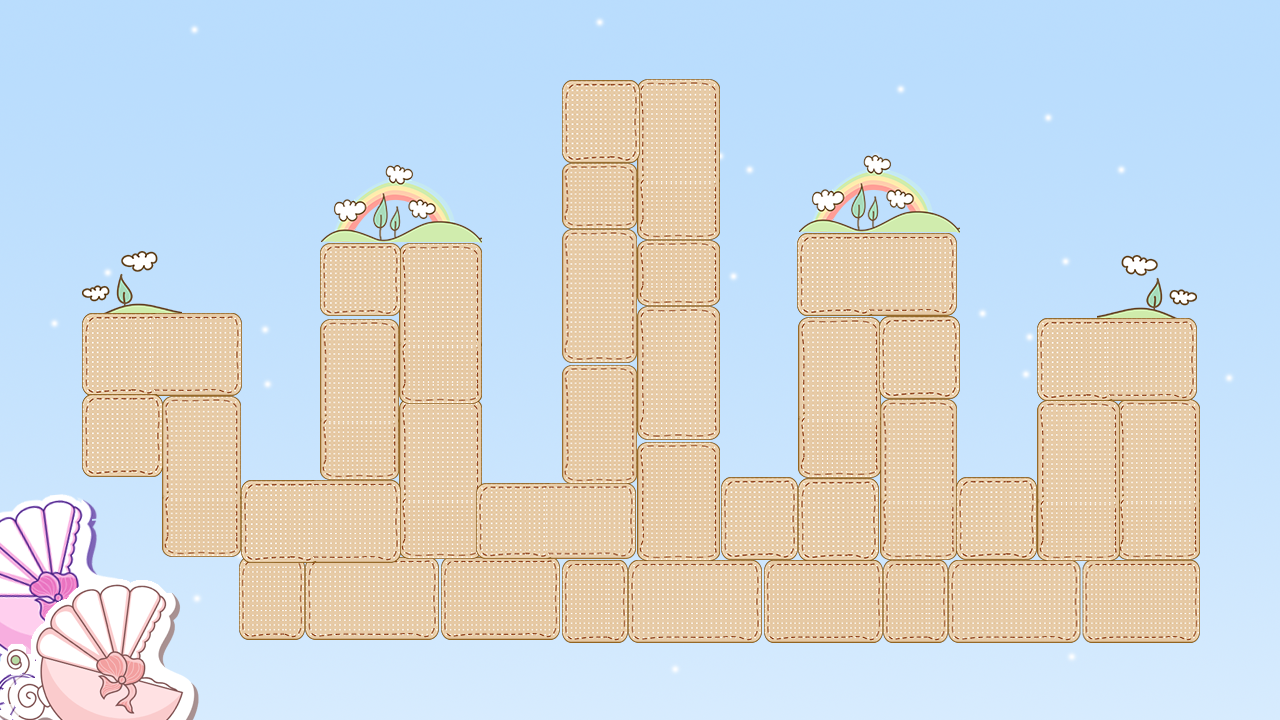

A level layout from a 2D game, rendered from its tile map. Below: a short description, then the map file with tile-grid data replaced by summaries:
An orthogonal 16x9 tile map with 80x80 px tiles, 1 tile layer (块层 1) and 59 objects (enemy, baby, assistant).

<map version="1.0" orientation="orthogonal" width="16" height="9" tilewidth="80" tileheight="80">
 <tileset firstgid="1" name="5" tilewidth="80" tileheight="80">
  <image source="5.png" width="1280" height="720" />
 </tileset>
 <layer name="块层 1" width="16" height="9">
  <data>[144 cells, 144 non-empty, 144 distinct tile ids]</data>
 </layer>
 <objectgroup name="people" width="16" height="9" visible="0">
  <object name="enemy" x="240" y="560" width="57" height="80" />
  <object name="baby" x="80" y="480" width="80" height="80" />
  <object name="assistant" x="103" y="441" width="35" height="35" />
 </objectgroup>
 <objectgroup name="barrier" width="16" height="9" visible="0">
  <object x="240" y="640" width="960" />
  <object x="1200" y="320" height="320" />
  <object x="1040" y="320" width="160" />
  <object x="240" y="560" width="880" />
  <object x="240" y="560" height="80" />
  <object x="1120" y="400" height="160" />
  <object x="1040" y="320" height="160" />
  <object x="960" y="480" width="80" />
  <object x="960" y="240" height="240" />
  <object x="800" y="240" width="160" />
  <object x="800" y="240" height="240" />
  <object x="720" y="480" width="80" />
  <object x="720" y="80" height="400" />
  <object x="560" y="80" width="160" />
  <object x="560" y="80" height="400" />
  <object x="480" y="480" width="80" />
  <object x="480" y="240" height="240" />
  <object x="320" y="240" width="160" />
  <object x="320" y="240" height="240" />
  <object x="240" y="480" width="80" />
  <object x="240" y="320" height="160" />
  <object x="80" y="320" width="160" />
  <object x="80" y="320" height="240" />
  <object x="160" y="400" height="160" />
  <object x="160" y="560" width="80" />
  <object x="880" y="320" height="240" />
  <object x="640" y="160" height="400" />
  <object x="400" y="320" height="240" />
 </objectgroup>
 <objectgroup name="road" width="16" height="9" visible="0">
  <object x="243" y="563" width="920" height="76">
   <properties>
    <property name="direction" value="right" />
   </properties>
  </object>
  <object x="1121" y="364" width="77" height="272">
   <properties>
    <property name="direction" value="up" />
   </properties>
  </object>
  <object x="1080" y="323" width="116" height="77">
   <properties>
    <property name="direction" value="left" />
   </properties>
  </object>
  <object x="1040" y="324" width="77" height="195">
   <properties>
    <property name="direction" value="down" />
   </properties>
  </object>
  <object x="917" y="481" width="199" height="75">
   <properties>
    <property name="direction" value="left" />
   </properties>
  </object>
  <object x="881" y="276" width="75" height="281">
   <properties>
    <property name="direction" value="up" />
   </properties>
  </object>
  <object x="841" y="243" width="113" height="72">
   <properties>
    <property name="direction" value="left" />
   </properties>
  </object>
  <object x="801" y="243" width="75" height="277">
   <properties>
    <property name="direction" value="down" />
   </properties>
  </object>
  <object x="680" y="483" width="195" height="75">
   <properties>
    <property name="direction" value="left" />
   </properties>
  </object>
  <object x="643" y="120" width="79" height="437">
   <properties>
    <property name="direction" value="up" />
   </properties>
  </object>
  <object x="599" y="81" width="120" height="79">
   <properties>
    <property name="direction" value="left" />
   </properties>
  </object>
  <object x="561" y="84" width="75" height="435">
   <properties>
    <property name="direction" value="down" />
   </properties>
  </object>
  <object x="441" y="480" width="193" height="76">
   <properties>
    <property name="direction" value="left" />
   </properties>
  </object>
  <object x="404" y="283" width="73" height="275">
   <properties>
    <property name="direction" value="up" />
   </properties>
  </object>
  <object x="360" y="244" width="117" height="72">
   <properties>
    <property name="direction" value="left" />
   </properties>
  </object>
  <object x="319" y="241" width="79" height="281">
   <properties>
    <property name="direction" value="down" />
   </properties>
  </object>
  <object x="199" y="484" width="197" height="72">
   <properties>
    <property name="direction" value="left" />
   </properties>
  </object>
  <object x="161" y="356" width="76" height="199">
   <properties>
    <property name="direction" value="up" />
   </properties>
  </object>
  <object x="119" y="323" width="117" height="73">
   <properties>
    <property name="direction" value="left" />
   </properties>
  </object>
  <object x="84" y="321" width="73" height="157">
   <properties>
    <property name="direction" value="down" />
   </properties>
  </object>
 </objectgroup>
 <objectgroup name="tower" width="16" height="9">
  <object x="1040" y="240" width="80" height="80">
   <properties>
    <property name="type" value="1,2,4" />
   </properties>
  </object>
  <object x="960" y="400" width="80" height="80">
   <properties>
    <property name="type" value="1,2,4" />
   </properties>
  </object>
  <object x="720" y="400" width="80" height="80">
   <properties>
    <property name="type" value="1,2,4" />
   </properties>
  </object>
  <object x="480" y="400" width="80" height="80">
   <properties>
    <property name="type" value="1,2,4" />
   </properties>
  </object>
  <object x="240" y="400" width="80" height="80">
   <properties>
    <property name="type" value="1,2,4" />
   </properties>
  </object>
  <object x="240" y="240" width="80" height="80">
   <properties>
    <property name="type" value="1,2,4" />
   </properties>
  </object>
  <object x="720" y="160" width="80" height="80">
   <properties>
    <property name="type" value="1,2,4" />
   </properties>
  </object>
  <object x="480" y="240" width="80" height="80">
   <properties>
    <property name="type" value="1,2,4" />
   </properties>
  </object>
 </objectgroup>
</map>
